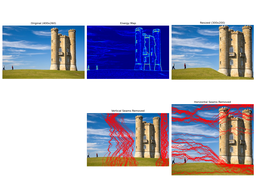
#> input picture examples/output/example_1_20250315_230827/comparison.png, 256 x 192 px, shrunk from 1600 x 1200 before the run
$ python seam_carver.py examples/output/example_1_20250315_230827/comparison.png
#> lines starting #> are read from the running program, lines starting #| are printed output that depends on the picture
import numpy as np
import cv2
from matplotlib import pyplot as plt

class SeamCarver:
    def __init__(self, image_path):
        """Initialize with an image path."""
        self.original = cv2.imread(image_path)
        if self.original is None:
            raise ValueError(f"Could not load image from {image_path}")

        # Convert from BGR to RGB for display
        self.image = cv2.cvtColor(self.original.copy(), cv2.COLOR_BGR2RGB)
        self.height, self.width = self.image.shape[:2]

    def calculate_energy(self, img):
        """Calculate energy using custom gradient calculation instead of Sobel."""
        # Convert to grayscale
        gray = cv2.cvtColor(img, cv2.COLOR_RGB2GRAY)
        energy = np.zeros_like(gray, dtype=np.float64)

        # Calculate x and y gradients manually
        # For each pixel (except edges), calculate differences with neighbors
        for y in range(1, gray.shape[0]-1):
            for x in range(1, gray.shape[1]-1):
                # x-gradient: difference between right and left pixels
                dx = abs(int(gray[y, x+1]) - int(gray[y, x-1]))
                # y-gradient: difference between bottom and top pixels
                dy = abs(int(gray[y+1, x]) - int(gray[y-1, x]))
                energy[y, x] = dx + dy

        # Handle edges by copying adjacent values
        energy[0, :] = energy[1, :]  # Top edge
        energy[-1, :] = energy[-2, :]  # Bottom edge
        energy[:, 0] = energy[:, 1]  # Left edge
        energy[:, -1] = energy[:, -2]  # Right edge

        return energy

    def visualize_energy(self, image=None):
        """Visualize energy map of the image."""
        if image is None:
            image = self.image

        energy = self.calculate_energy(image)

        # Normalize energy for better visualization
        energy_min = energy.min()
        energy_max = energy.max()
        energy_normalized = 255 * (energy - energy_min) / (energy_max - energy_min)
        energy_normalized = energy_normalized.astype(np.uint8)

        # Apply a color map for better visualization
        energy_colored = cv2.applyColorMap(energy_normalized, cv2.COLORMAP_JET)
        energy_colored = cv2.cvtColor(energy_colored, cv2.COLOR_BGR2RGB)

        return energy_colored, energy

    def cumulative_energy_map(self, energy):
        """Calculate the cumulative energy map for vertical seam identification."""
        height, width = energy.shape
        cum_energy = energy.copy()

        for i in range(1, height):
            for j in range(width):
                if j == 0:
                    cum_energy[i, j] += min(cum_energy[i-1, j], cum_energy[i-1, j+1])
                elif j == width-1:
                    cum_energy[i, j] += min(cum_energy[i-1, j-1], cum_energy[i-1, j])
                else:
                    cum_energy[i, j] += min(cum_energy[i-1, j-1], cum_energy[i-1, j], cum_energy[i-1, j+1])

        return cum_energy

    def find_vertical_seam(self, cum_energy):
        """Find the minimum energy vertical seam."""
        height, width = cum_energy.shape
        seam = np.zeros(height, dtype=np.int32)

        # Find the minimum value in the last row
        seam[-1] = np.argmin(cum_energy[-1])

        # Backtrack to find the path
        for i in range(height-2, -1, -1):
            j = seam[i+1]

            if j == 0:
                cols = [0, 1]
            elif j == width-1:
                cols = [width-2, width-1]
            else:
                cols = [j-1, j, j+1]

            seam[i] = cols[np.argmin([cum_energy[i, col] for col in cols])]

        return seam

    def remove_vertical_seam(self, image, seam):
        """Remove a vertical seam from the image."""
        height, width, channels = image.shape
        output = np.zeros((height, width-1, channels), dtype=np.uint8)

        for i in range(height):
            col = seam[i]
            for c in range(channels):
                output[i, :, c] = np.delete(image[i, :, c], col)

        return output

    def visualize_seam(self, image, seam, direction='vertical'):
        """Visualize a single seam on the image."""
        vis_image = image.copy()

        if direction == 'vertical':
            for i in range(len(seam)):
                vis_image[i, seam[i]] = [255, 0, 0]  # Red color for the seam
        else:  # horizontal
            for j in range(len(seam)):
                vis_image[seam[j], j] = [255, 0, 0]  # Red color for the seam

        return vis_image

    def visualize_seams(self, image, all_seams, direction='vertical'):
        """Create a visualization with all removed seams marked."""
        vis_image = image.copy()

        if direction == 'vertical':
            for seam in all_seams:
                for i in range(len(seam)):
                    if i < vis_image.shape[0] and seam[i] < vis_image.shape[1]:
                        vis_image[i, seam[i]] = [255, 0, 0]  # Red color for the seam
        else:  # horizontal
            for seam in all_seams:
                for j in range(len(seam)):
                    if seam[j] < vis_image.shape[0] and j < vis_image.shape[1]:
                        vis_image[seam[j], j] = [255, 0, 0]  # Red color for the seam

        return vis_image

    def carve_vertical(self, target_width):
        """Reduce width to target_width by removing vertical seams."""
        working_image = self.image.copy()
        original_image = self.image.copy()  # Keep original for visualization
        all_seams = []

        while working_image.shape[1] > target_width:
            energy = self.calculate_energy(working_image)
            cum_energy = self.cumulative_energy_map(energy)
            seam = self.find_vertical_seam(cum_energy)

            # Store the seam coordinates in original image space
            if all_seams:
                # Adjust seam to account for previous removals
                adjusted_seam = self.adjust_seam_coordinates(seam, all_seams, 'vertical')
                all_seams.append(adjusted_seam)
            else:
                all_seams.append(seam.copy())

            working_image = self.remove_vertical_seam(working_image, seam)

        # Create visualization with all removed seams
        seam_visualization = self.visualize_seams(original_image, all_seams, 'vertical')

        return working_image, seam_visualization

    def adjust_seam_coordinates(self, new_seam, previous_seams, direction='vertical'):
        """Adjust seam coordinates to account for previously removed seams."""
        adjusted_seam = new_seam.copy()

        if direction == 'vertical':
            # For each pixel in the current seam
            for i in range(len(new_seam)):
                # Count how many seams were removed to the left of this position
                offset = 0
                for prev_seam in previous_seams:
                    if i < len(prev_seam) and prev_seam[i] <= adjusted_seam[i] + offset:
                        offset += 1
                adjusted_seam[i] += offset
        else:  # horizontal
            # For each pixel in the current seam
            for j in range(len(new_seam)):
                # Count how many seams were removed above this position
                offset = 0
                for prev_seam in previous_seams:
                    if j < len(prev_seam) and prev_seam[j] <= adjusted_seam[j] + offset:
                        offset += 1
                adjusted_seam[j] += offset

        return adjusted_seam

    def find_horizontal_seam(self, energy):
        """Find horizontal seam by transposing the energy matrix."""
        transposed_energy = energy.T
        cum_energy = self.cumulative_energy_map(transposed_energy)
        seam = self.find_vertical_seam(cum_energy)
        return seam

    def remove_horizontal_seam(self, image, seam):
        """Remove a horizontal seam from the image."""
        height, width, channels = image.shape
        output = np.zeros((height-1, width, channels), dtype=np.uint8)

        for j in range(width):
            row = seam[j]
            for c in range(channels):
                output[:, j, c] = np.delete(image[:, j, c], row)

        return output

    def carve_horizontal(self, target_height):
        """Reduce height to target_height by removing horizontal seams."""
        working_image = self.image.copy()
        original_image = self.image.copy()  # Keep original for visualization
        all_seams = []

        while working_image.shape[0] > target_height:
            energy = self.calculate_energy(working_image)
            seam = self.find_horizontal_seam(energy)

            # Store the seam coordinates in original image space
            if all_seams:
                # Adjust seam to account for previous removals
                adjusted_seam = self.adjust_seam_coordinates(seam, all_seams, 'horizontal')
                all_seams.append(adjusted_seam)
            else:
                all_seams.append(seam.copy())

            working_image = self.remove_horizontal_seam(working_image, seam)

        # Create visualization with all removed seams
        seam_visualization = self.visualize_seams(original_image, all_seams, 'horizontal')

        return working_image, seam_visualization

    def resize(self, new_width=None, new_height=None):
        """Resize the image to the specified dimensions."""
        if new_width is None and new_height is None:
            return self.image.copy(), None, None

        resized_image = self.image.copy()
        v_seam_vis = None
        h_seam_vis = None

        # Handle vertical resizing (reducing width)
        if new_width is not None and new_width < self.width:
            resized_image, v_seam_vis = self.carve_vertical(new_width)

        # Handle horizontal resizing (reducing height)
        if new_height is not None and new_height < self.height:
            # If we've already resized vertically, use that image for horizontal carving
            temp_carver = SeamCarver.__new__(SeamCarver)
            temp_carver.image = resized_image
            temp_carver.height, temp_carver.width = resized_image.shape[:2]
            temp_carver.original = self.original
            resized_image, h_seam_vis = temp_carver.carve_horizontal(new_height)

        return resized_image, v_seam_vis, h_seam_vis

def main():
    import argparse
    import os
    from datetime import datetime

    parser = argparse.ArgumentParser(description='Seam Carving Algorithm')
    parser.add_argument('image_path', help='Path to the input image')
    parser.add_argument('--width', type=int, help='Target width')
    parser.add_argument('--height', type=int, help='Target height')
    parser.add_argument('--output', default='result', help='Output directory prefix')
    args = parser.parse_args()

    # Extract the image name without extension
    image_name = os.path.splitext(os.path.basename(args.image_path))[0]

    # Create output directory for this image
    timestamp = datetime.now().strftime("%Y%m%d_%H%M%S")
    output_dir = os.path.join(args.output, f"{image_name}_{timestamp}")
    os.makedirs(output_dir, exist_ok=True)

    # Load the image
    carver = SeamCarver(args.image_path)
#> in __init__, self.original is the input picture: shape (192, 256, 3); mean B, G, R 198.8, 183.8, 184.7
    original_height, original_width = carver.height, carver.width
#> original_height = 192; original_width = 256

    # Set target dimensions (default to half if not specified)
    target_width = args.width if args.width is not None else original_width // 2
#> target_width = 128
    target_height = args.height if args.height is not None else original_height // 2
#> target_height = 96

    # Check that dimensions are valid
    if target_width > original_width or target_height > original_height:
        print("Target dimensions must be smaller than original dimensions")
        return
    if target_width < 1 or target_height < 1:
        print("Target dimensions must be positive")
        return

    print(f"Resizing image from {original_width}x{original_height} to {target_width}x{target_height}...")
#> (printed output is left out)

    # Generate energy map visualization
    energy_colored, _ = carver.visualize_energy()
#> in calculate_energy, `energy[:, 0] = energy[:, 1]`: energy: shape (192, 256) float64; min 0, max 406, mean 26.8
#> in calculate_energy, `energy[:, -1] = energy[:, -2]`:
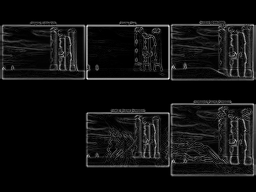
#> energy: shape (192, 256) float64; min 0, max 406, mean 27.1; drawn with min black and max white
#> in visualize_energy, `energy_min = energy.min()`: energy_min = 0
#> in visualize_energy, `energy_max = energy.max()`: energy_max = 406

    # Perform seam carving
    resized_image, v_seam_vis, h_seam_vis = carver.resize(target_width, target_height)
#> after the loop in carve_vertical, `while working_image.shape[1] > target_width:`:
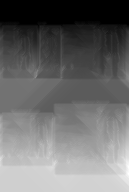
#> cum_energy: shape (192, 129) float64; min 0, max 4563, mean 1946; drawn with min black and max white
#> after the loop in carve_vertical, `while working_image.shape[1] > target_width:`:
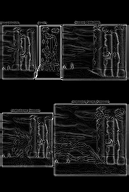
#> energy: shape (192, 129) float64; min 0, max 435, mean 42.5; drawn with min black and max white
#> after the loop in carve_vertical, `while working_image.shape[1] > target_width:`:
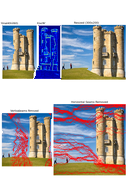
#> working_image: shape (192, 128, 3); mean R, G, B 181.4, 177.6, 183.2
#> after the loop in carve_vertical, `while working_image.shape[1] > target_width:`: all_seams = 128 items
#> the loop in visualize_seams, `for seam in all_seams:` made 128 passes
#> after the loop in carve_horizontal, `while working_image.shape[0] > target_height:`:
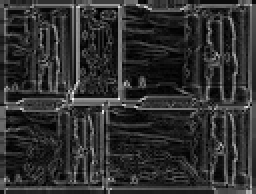
#> energy: shape (97, 128) float64 (shown 2 times larger); min 0, max 394, mean 73.5; drawn with min black and max white
#> after the loop in carve_horizontal, `while working_image.shape[0] > target_height:`:
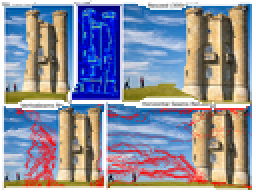
#> working_image: shape (96, 128, 3) (shown 2 times larger); mean R, G, B 144.5, 145.2, 158.9
#> call 2 of visualize_seams, with direction = 'horizontal'
#> the loop in visualize_seams (call 2), `for seam in all_seams:` made 96 passes
#> after the loop in visualize_seams (call 2), `for seam in all_seams:`:
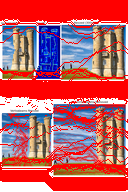
#> vis_image: shape (192, 128, 3); mean R, G, B 192.7, 92.9, 99.5

    # Plot results in an organized way
    plt.figure(figsize=(16, 12))

    # Original image
    plt.subplot(2, 3, 1)
    plt.imshow(carver.image)
    plt.title(f'Original ({original_width}x{original_height})', fontsize=12)
    plt.axis('off')

    # Energy map
    plt.subplot(2, 3, 2)
    plt.imshow(energy_colored)
    plt.title('Energy Map', fontsize=12)
    plt.axis('off')

    # Resized image
    plt.subplot(2, 3, 3)
    plt.imshow(resized_image)
    plt.title(f'Resized ({target_width}x{target_height})', fontsize=12)
    plt.axis('off')

    # Vertical seam visualization
    if v_seam_vis is not None:
        plt.subplot(2, 3, 5)
        plt.imshow(v_seam_vis)
        plt.title('Vertical Seams Removed', fontsize=12)
        plt.axis('off')

    # Horizontal seam visualization
    if h_seam_vis is not None:
        plt.subplot(2, 3, 6)
        plt.imshow(h_seam_vis)
        plt.title('Horizontal Seams Removed', fontsize=12)
        plt.axis('off')

    plt.tight_layout()
    comparison_path = os.path.join(output_dir, "comparison.png")
    plt.savefig(comparison_path)
    plt.close()

    # Save individual images
    cv2.imwrite(os.path.join(output_dir, "original.png"), cv2.cvtColor(carver.image, cv2.COLOR_RGB2BGR))
    cv2.imwrite(os.path.join(output_dir, "energy_map.png"), cv2.cvtColor(energy_colored, cv2.COLOR_RGB2BGR))
    cv2.imwrite(os.path.join(output_dir, "resized.png"), cv2.cvtColor(resized_image, cv2.COLOR_RGB2BGR))

    if v_seam_vis is not None:
        cv2.imwrite(os.path.join(output_dir, "vertical_seams.png"), cv2.cvtColor(v_seam_vis, cv2.COLOR_RGB2BGR))

    if h_seam_vis is not None:
        cv2.imwrite(os.path.join(output_dir, "horizontal_seams.png"), cv2.cvtColor(h_seam_vis, cv2.COLOR_RGB2BGR))

    print(f"Results saved to {output_dir}")
    print(f"Comparison image saved as {comparison_path}")

if __name__ == "__main__":
    main()
